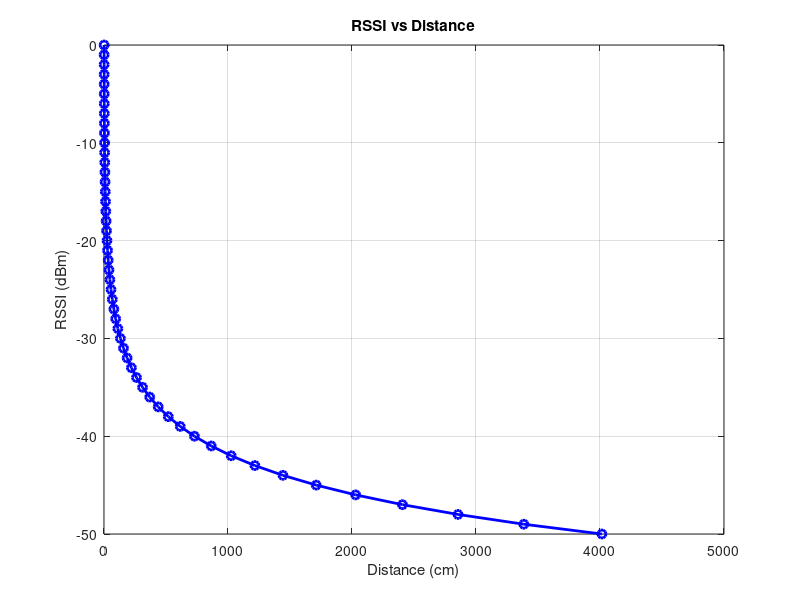

This figure's MATLAB source:
% Set the reference RSSI (RSSI_0) at 1 meter and path loss exponent
RSSI_0 = -28.35;  % RSSI at 1 meter (in dBm)
n = 1.35;         % Path loss exponent

% Define the RSSI range from 0 to -50
RSSI_values = 0:-1:-50;

% Initialize an array for distance values
distances = zeros(size(RSSI_values));

% Calculate distances for each RSSI value
for i = 1:length(RSSI_values)
    distances(i) = 10^((RSSI_0 - RSSI_values(i)) / (10 * n));
end

% Plot the results
figure;
plot(distances.*100, RSSI_values, 'bo-', 'LineWidth', 2, 'MarkerSize', 6);
grid on;
xlabel('Distance (cm)');
ylabel('RSSI (dBm)');
title('RSSI vs Distance');
%set(gca, 'YDir', 'reverse'); % Reverse y-axis for better visualization
